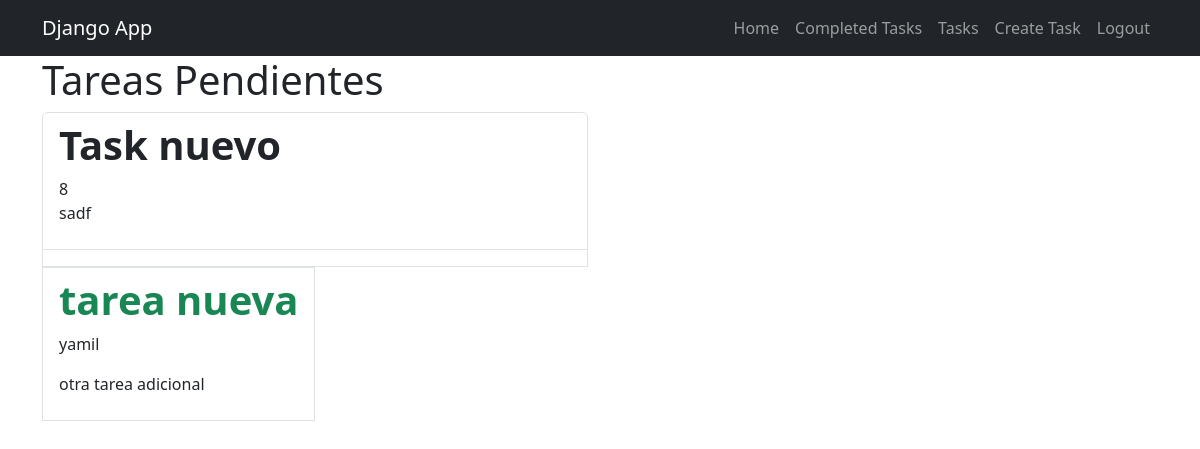
The app's page /tasks/ (signed in) with its own data.
### tasks/models.py (models this page shows, shortened)
class Task(models.Model):
    title = models.CharField(max_length=150)
    description = models.TextField(blank=True)
    created = models.DateTimeField(auto_now_add=True)
    datecompleted = models.DateTimeField(null=True, blank=True)
    important = models.BooleanField(default=False)
    user = models.ForeignKey(User, on_delete=models.CASCADE)

### tasks/views.py (the view)
# urls.py: path('tasks/', views.tasks, name='tasks'),
@login_required
def tasks(request):
    tasks = Task.objects.filter(user=request.user, datecompleted__isnull=True)
    return render(request, 'tasks.html', {"tasks": tasks})

### tasks/templates/tasks.html (shortened to what this page needs)
{% extends 'base.html' %} {% block content %}
  <main class="container">
    <div class="row">
      <div class="col-md-6 col-md-3">
        <h1>Tareas Pendientes</h1>
        <ul class="list-group">
        {% for task in tasks %}
          <a class="list-group-item" href="{% url 'task_detail' task.id %}">
        {% if task.important %}
          <header class="d-flex">
          <h1 class="fw-bold text-success">{{task.title}}</h1>
          <p>{{task.user.username}}</p>
        {% else %}
          <h1 class="fw-bold">{{task.title}} </h1>
          {{task.id}} {% endif %}
          <p>{{task.description}}</p>
        {% endfor %}
              </a>
        </ul>
      </div>
    </div>
  </main>
{% endblock %}

### records on screen
Task: title "Task nuevo", id "8", description "sadf"
Task: title "tarea nueva", user.username "yamil", description "otra tarea adicional"
